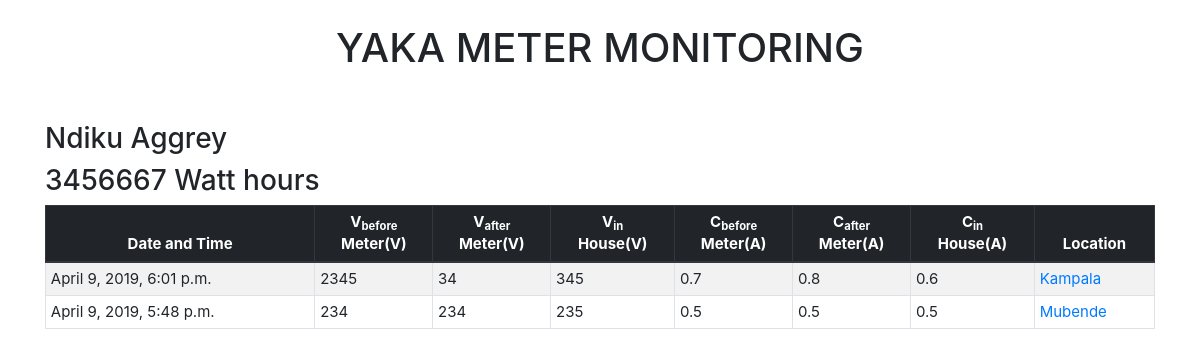
The page /meter_data/datashow/1 on the database its author committed.
### meter_data/models.py (models this page shows, shortened)
class Client(models.Model):
    name = models.CharField(max_length = 255)
    email = models.CharField(max_length = 255)
    device_serial = models.CharField(max_length = 255)
    occupation = models.CharField(max_length = 255)

class Data(models.Model):
    client = models.ForeignKey(Client, blank= True, on_delete=models.CASCADE)
    vb_meter = models.CharField(max_length = 255)
    va_meter = models.CharField(max_length = 255)
    vin_house = models.CharField(max_length = 255)
    cb_meter = models.CharField(max_length = 255)
    ca_meter = models.CharField(max_length = 255)
    cin_house = models.CharField(max_length = 255)
    energy = models.CharField(max_length = 255)
    received_at = models.DateTimeField(auto_now_add =True)
    latitude = models.CharField(max_length = 255)
    longitude = models.CharField(max_length = 255)
    location = models.CharField(max_length = 255, default = 'Kampala')
    energy = models.CharField(max_length = 255)

### meter_data/views.py (the view)
# urls.py: path('datashow/<int:pk>', views.datashow, name='datashow'),
def datashow(request,pk):
    if(request.method == 'GET'):
        clientsdata = Client.objects.get(pk = pk)
        clientdataobject = Data.objects.filter(client = clientsdata).order_by("-pk")
        energy_value = Data.objects.filter(client = clientsdata).order_by("-pk")[0].energy
        context = {'clientdataobject': clientdataobject, 'clientsdata': clientsdata, 'energy_value': energy_value}
        return render(request, 'tableview.html', context)

### meter_data/templates/tableview.html (shortened to what this page needs)
<!DOCTYPE html>
<html lang="en">
<head>
    <link rel="stylesheet" href="https://maxcdn.bootstrapcdn.com/bootstrap/4.0.0/css/bootstrap.min.css">
</head>
<body>
    <div class = "container"><br>
        <h1 class = "text-center">
            YAKA METER MONITORING
        </h1>
        <div>
        <h3>
            {{ clientsdata.name }}
        </h3>
        <h3 class = "ml-auto">
            {{ energy_value }} Watt hours
        </h3>
        </div>
        <table class="table table-striped table-edits table-bordered">
            <thead class="thead-dark">
                <tr class="text-center">
                    <th>Date and Time </th>
                    <th>V<sub>before</sub><br>Meter(V) </th>
                    <th>V<sub>after</sub><br>Meter(V)</th>
                    <th>V<sub>in</sub><br>House(V)</th>
                    <th>C<sub>before</sub><br> Meter(A) </th>
                    <th>C<sub>after</sub><br>Meter(A)</th>
                    <th>C<sub>in</sub><br>House(A) </th>
                    <th>Location</th>
                </tr>
            </thead>
                <tbody>
                    {%for data in clientdataobject %}
                <tr >
                    <td>{{data.received_at}}</td>
                    <td>{{data.vb_meter}}</td>
                    <td>{{data.va_meter}}</td>
                    <td>{{data.vin_house}}</td>
                    <td>{{data.cb_meter}}</td>
                    <td>{{data.ca_meter}}</td>
                    <td>{{data.cin_house}}</td>
                    {% if data.location == 'Null' %}
                    <td>{{data.location}}</td>
                    {% else %}
                    <td><a href="{% url 'maps_view' data.pk %}" target = "_blank">{{data.location}}</a></td>
                    {% endif %}
                </tr>
                {% endfor %}
                </tbody>
            </table>
    </div>
</body>
</html>

### meter_data/templates/tableview.html (style rules this page uses)
h1 { margin-bottom: 50px; }
.table-edits { font-size: 15px ; }
.table-edits tbody tr td, .table-edits thead tr th { padding: 0.3rem ; }

### rows shown on the page
Client: name "Ndiku Aggrey"
Data: energy "3456667", received_at "April 9, 2019, 6:01 p.m.", vb_meter "2345", va_meter "34", vin_house "345", cb_meter "0.7", ca_meter "0.8", cin_house "0.6", location "Kampala"
Data: received_at "April 9, 2019, 5:48 p.m.", vb_meter "234", va_meter "234", vin_house "235", cb_meter "0.5", ca_meter "0.5", cin_house "0.5", location "Mubende"
